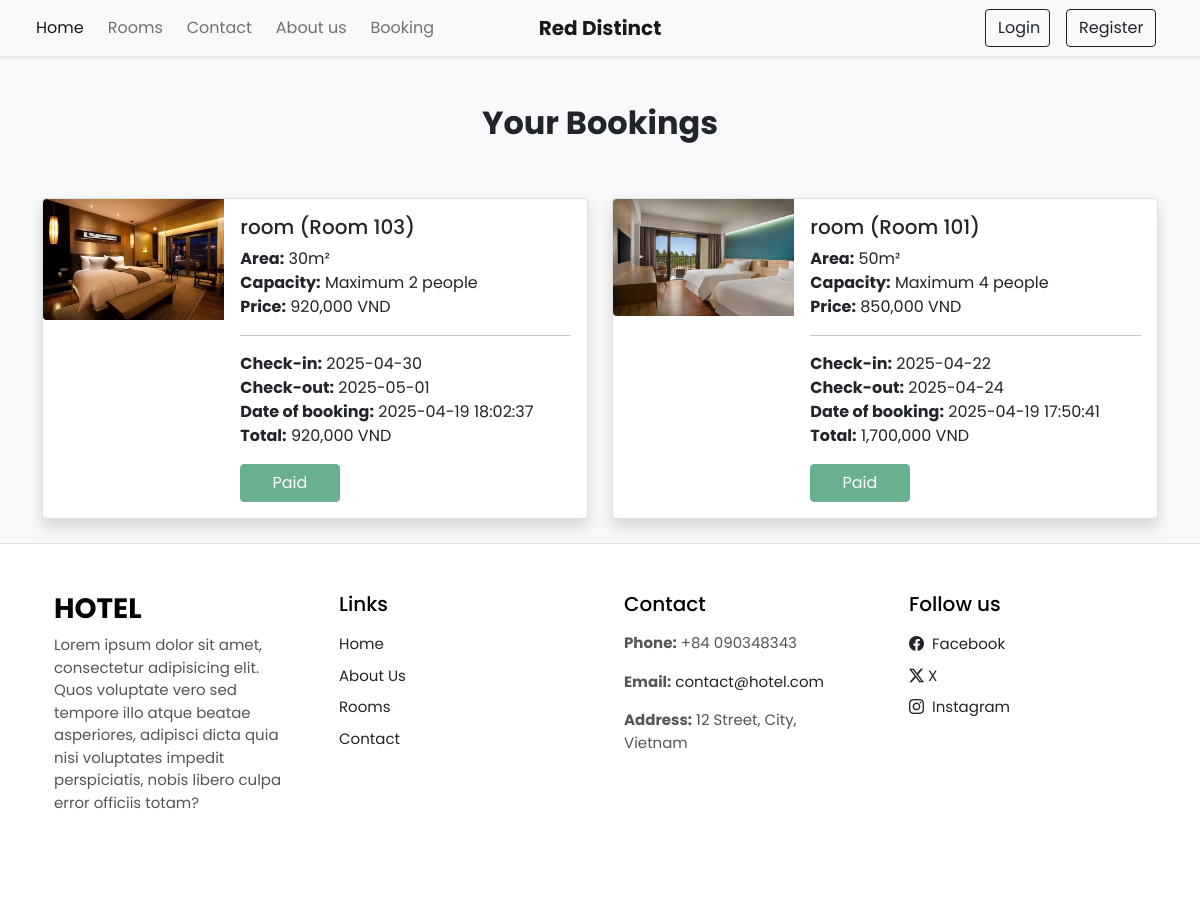
Screenshot of /mybooking.php (signed in) with the database file from the repository.
### tables this page shows
CREATE TABLE `bookings` (
  `booking_id` int(11) NOT NULL,
  `user_id` int(11) NOT NULL,
  `room_id` int(11) NOT NULL,
  `check_in` date NOT NULL,
  `check_out` date NOT NULL,
  `booking_date` timestamp NOT NULL DEFAULT current_timestamp(),
  `total_price` decimal(10,2) NOT NULL,
  `status` varchar(100) DEFAULT NULL,
  `adults` int(11) NOT NULL DEFAULT 1,
  `children` int(11) NOT NULL DEFAULT 0,
  `note` text DEFAULT NULL
);

CREATE TABLE `rooms` (
  `room_id` int(11) NOT NULL,
  `room_number` varchar(10) NOT NULL,
  `room_dientich` varchar(50) NOT NULL,
  `room_songuoi` int(50) NOT NULL,
  `room_type` varchar(50) NOT NULL,
  `price` decimal(10,2) NOT NULL,
  `status` enum('available','occupied','maintenance') DEFAULT 'available',
  `description` text DEFAULT NULL,
  `room_img` varchar(240) DEFAULT NULL,
  `facilities` text DEFAULT NULL
);

### mybooking.php (the view, shortened to what this page needs)
<!DOCTYPE html>
<html lang="en">
<head>
    <?php require('inc/links.php'); ?>
</head>
<body class="bg-light">
<?php
require('inc/header.php');
$user_id = $_SESSION['user']['user_id'];
$sql = "SELECT b.*, r.room_number, r.room_type, r.room_dientich, r.room_songuoi, r.price AS room_price
        FROM Bookings b
        JOIN Rooms r ON b.room_id = r.room_id
        WHERE b.user_id = ?
        ORDER BY b.booking_date DESC";
$stmt = $con->prepare($sql);
$stmt->bind_param("i", $user_id);
$stmt->execute();
$result = $stmt->get_result();
?>
<div class="my-5 px-4">
    <h2 class="fw-bold h-font text-center">Your Bookings</h2>
</div>
<div class="container">
    <?php if($result->num_rows > 0): ?>
        <div class="row">
            <?php while($booking = $result->fetch_assoc()): ?>
                <div class="col-md-6 mb-4">
                    <div class="card shadow">
                        <div class="row g-0">
                            <div class="col-md-4 card-img-container">
                                <?php
                                $room_number = $booking['room_number'];
                                $room_img_path = "images/accom/room/{$room_number}.jpg";
                                ?>
                                <img src="<?php echo $room_img_path; ?>"
                                     class="img-fluid rounded-start"
                                     alt="Room Image"
                                     onerror="this.onerror=null;this.src='images/101.jpg';">
                            </div>
                            <div class="col-md-8">
                                <div class="card-body">
                                    <h5 class="card-title"><?php echo $booking['room_type']; ?> (Room <?php echo $booking['room_number']; ?>)</h5>
                                    <p>
                                        <strong>Area:</strong> <?php echo $booking['room_dientich']; ?> <br>
                                        <strong>Capacity:</strong> Maximum <?php echo $booking['room_songuoi']; ?> people <br>
                                        <strong>Price:</strong> <?php echo number_format($booking['room_price'], 0, '.', ','); ?> VND
                                    </p>
                                    <hr>
                                    <p>
                                        <strong>Check-in:</strong> <?php echo $booking['check_in']; ?> <br>
                                        <strong>Check-out:</strong> <?php echo $booking['check_out']; ?> <br>
                                        <strong>Date of booking:</strong> <?php echo $booking['booking_date']; ?> <br>
                                        <strong>Total:</strong> <?php echo number_format($booking['total_price'], 0, '.', ','); ?> VND
                                    </p>
                                    <?php if($booking['status'] == "paid"): ?>
                                        <button class="btn btn-success" disabled>Paid</button>
                                    <?php elseif($booking['status'] == "cancelled"): ?>
                                        <button class="btn btn-danger" disabled>Cancelled</button>
                                    <?php endif; ?>
                                </div>
                            </div>
                        </div>
                    </div>
                </div>
            <?php endwhile; ?>
        </div>
    <?php else: ?>
        <p class="text-center">You have not booked any rooms yet.</p>
    <?php endif; ?>
</div>
<?php require('inc/footer.php'); ?>
</body>
</html>

### inc/links.php (shortened to what this page needs)
<link href="https://cdn.jsdelivr.net/npm/bootstrap@5.0.2/dist/css/bootstrap.min.css" rel="stylesheet">
    <link rel="stylesheet" href="https://cdn.jsdelivr.net/npm/bootstrap-icons@1.11.3/font/bootstrap-icons.min.css">
    <link rel ="stylesheet" href="css/common.css">
    <link rel="stylesheet" href="https://cdnjs.cloudflare.com/ajax/libs/font-awesome/6.7.2/css/all.min.css">

### inc/header.php (shortened to what this page needs)
 <nav class="navbar navbar-expand-lg navbar-light bg-light px-lg-3 py-lg-2 shadow-sm sticky-top">
        <div class="container-fluid">
            <a class="navbar-brand me-5 fw-bold" href="index.php">Red Distinct</a>
            <div class="collapse navbar-collapse" id="navbarSupportedContent">
                <ul class="navbar-nav me-auto mb-2 mb-lg-0">
                    <li class="nav-item">
                        <a class="nav-link active me-2" href="index.php">Home</a>
                    </li>
                    <li class="nav-item">
                        <a class="nav-link me-2" href="rooms.php">Rooms</a>
                    </li>
                    <li class="nav-item">
                        <a class="nav-link me-2" href="contact.php">Contact</a>
                    </li>
                    <li class="nav-item">
                        <a class="nav-link me-2" href="about.php">About us</a>
                    </li>
                    <li class="nav-item">
                        <a class="nav-link me-2" href="mybooking.php">Booking</a>
                    </li>
                </ul>
                <div class="d-flex chuadangnhap">
                </div>
            </div>
        </div>
</nav>

### inc/footer.php (shortened to what this page needs)
<footer class="footer mt-auto py-4 bg-white">
  <div class="container">
    <div class="row">
      <div class="col-lg-4 p-4">
        <h3 class="h-font fw-bold fs-3 mb-2">HOTEL</h3>
        <p>Lorem ipsum dolor sit amet, consectetur adipisicing elit. Quos voluptate vero sed tempore illo atque beatae asperiores, adipisci dicta quia nisi voluptates impedit perspiciatis, nobis libero culpa error officiis totam?</p>
      </div>
      <div class="col-lg-4 p-4">
        <h5 class="mb-3">Links</h5>
        <a href="index.php" class="d-inline-block mb-2 text-dark text-decoration-none">Home</a><br>
        <a href="about.php" class="d-inline-block mb-2 text-dark text-decoration-none">About Us</a><br>
        <a href="rooms.php" class="d-inline-block mb-2 text-dark text-decoration-none">Rooms</a><br>
        <a href="contact.php" class="d-inline-block mb-2 text-dark text-decoration-none">Contact</a><br>
      </div>
      <div class="col-lg-4 p-4">
        <h5 class="mb-3">Contact</h5>
        <p><strong>Phone:</strong> +84 090348343</p>
        <p><strong>Email:</strong> <a href="mailto:contact@hotel.com" class="text-dark">contact@hotel.com</a></p>
        <p><strong>Address:</strong> 12 Street, City, Vietnam</p>
      </div>
      <div class="col-lg-4 p-4">
    <h5 class="mb-3">Follow us</h5>
    <a href="#" class="d-inline-block text-dark text-decoration-none mb-2">
        <i class="bi bi-facebook me-1"></i> Facebook
    </a><br>
    <a href="#" class="d-inline-block text-dark text-decoration-none mb-2">
    <i class="bi bi-twitter-x"></i> X
    </a><br>
    <a href="#" class="d-inline-block text-dark text-decoration-none">
        <i class="bi bi-instagram me-1"></i> Instagram
    </a><br>
</div>
    </div>
  </div>
</footer>

### css/common.css (style rules this page uses)
:root { --teal: rgb(0, 0, 0); --teal_hover: rgb(0, 0, 0); }
* { font-family: "Poppins", serif; }
.navbar-brand { position: absolute; left: 50%; transform: translateX(-50%); }
html, body { height: 100%; display: flex; flex-direction: column; }
.container { flex: 1; }
.footer { width: 100%; }
button { width: 30%; background: #007bff; color: white; border: none; padding: 8px; cursor: pointer; }

### mybooking.php (style rules this page uses)
.card-img-container { display: flex; justify-content: center; align-items: center; height: 100%; }
.card-img-container img { max-width: 100%; max-height: 100%; object-fit: cover; }

### inc/footer.php (style rules this page uses)
.footer { background-color: #f8f9fa; color: #333; padding: 50px 0; border-top: 1px solid #ddd; }
.footer .h-font { font-family: "Poppins", sans-serif; }
.footer h3, .footer h5 { color: #000; }
.footer p, .footer a { font-size: 15px; color: #555; }
.footer a { text-decoration: none; transition: color 0.3s ease-in-out; }
.footer .row { display: flex; flex-wrap: wrap; justify-content: space-between; }
.footer .col-lg-4 { flex: 1; min-width: 250px; margin-bottom: 20px; }

### rows the page displays
bookings: shows a picture, room.room_type "room", room.room_number "103", room.room_dientich "30m²", room.room_songuoi "2", room.price "920,000", check_in "2025-04-30", check_out "2025-05-01", booking_date "2025-04-19 18:02:37", total_price "920,000", status "Paid"
bookings: shows a picture, room.room_type "room", room.room_number "101", room.room_dientich "50m²", room.room_songuoi "4", room.price "850,000", check_in "2025-04-22", check_out "2025-04-24", booking_date "2025-04-19 17:50:41", total_price "1,700,000", status "Paid"
